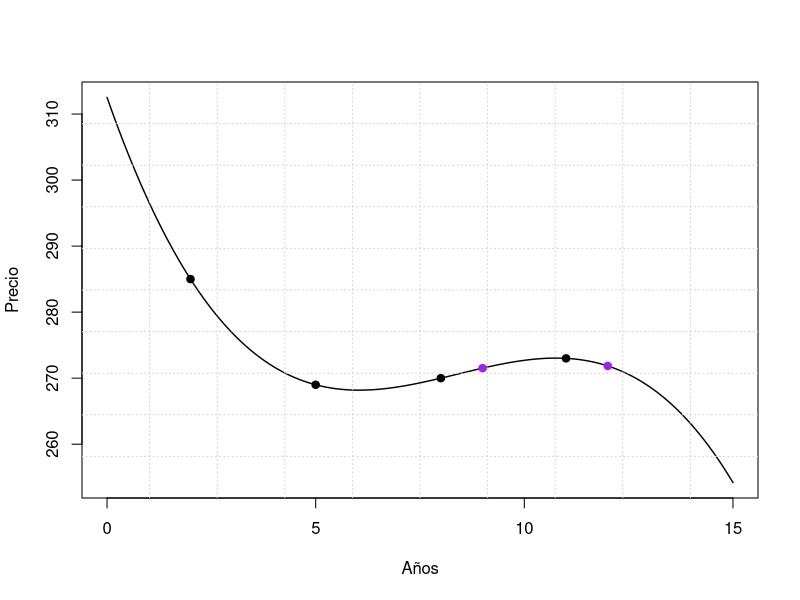
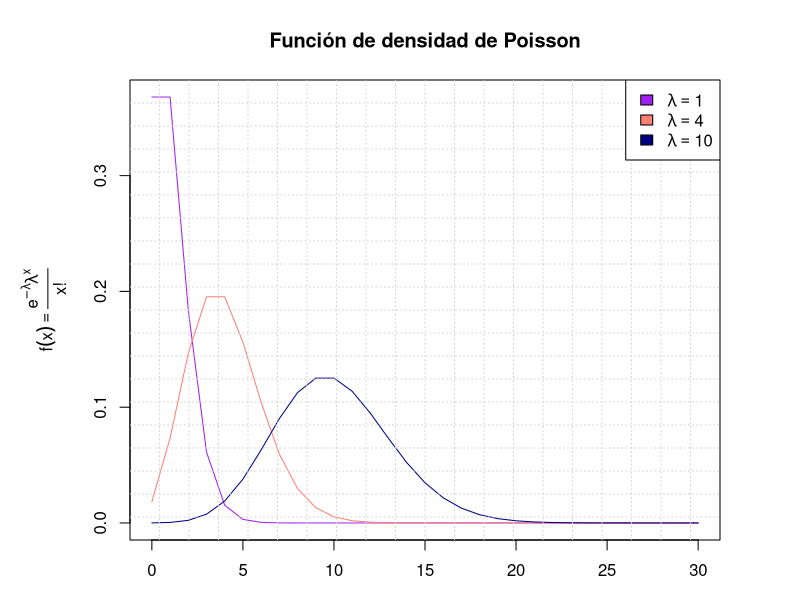

Write R code to recreate these figures, in order.
## ---- chunk 1
# Se crea el vector. 
 x <- c(1, 15, 7, 20, -10, -27, -21, 30, 1, 11)
# Los valores mayores a cero se reemplazan por cero. 
 x[x > 0] <- 0
 x
 
# Se crea nuevamente el vector
 x <- c(1, 15, 7, 20, -10, -27, -21, 30, 1, 11)
# Multiplicar los números pares por 5. 
 x[x %% 2 == 0] * 5
 
# Se crea nuevamente el vector
 x <- c(1, 15, 7, 20, -10, -27, -21, 30, 1, 11)
# Valores mayores a la media reemplazarlo por el valor menos la media. 
 x[x > mean(x)] # Estos son los valores mayores a la media.  
# Se procede con la asignación. 
 x[x > mean(x)] <- x[x > mean(x)] - mean(x)
 x 
## ---- chunk 2
x <- matrix(
  c(12, 21, 45, 12, 56, 10, 23, 3, 45, 6, 12, 
    13, 21, 31, 4, 2, 4, 1, 4, 1, 7, 5, 6, 8, 10),
  nrow = 5, byrow = TRUE
  )
x

# Columna 2 sea menor a 13.
x[x[, 2] < 13, ]

# Columna 1 mayor o igual a siete y columna 5 menor o igual a siete. 
x[x[, 1] >= 7 & x[, 5] <= 7, ]
## ---- chunk 3
# Matriz de coeficientes
 mat_coef <- matrix(
   c(1, 2, 4, 8, 1, 5, 25, 125, 1, 8, 64, 8 ^ 3, 1, 11, 11 ^ 2, 11 ^ 3),
   nrow = 4, byrow = TRUE
   )
 mat_coef
 coeficintes <- solve(mat_coef, c(285, 269, 270, 273))
 coeficintes
 
 a0 <- coeficintes[1]
 a1 <- coeficintes[2]
 a2 <- coeficintes[3]
 a3 <- coeficintes[4]
 
 # Gráfico: 
 dominio <- seq(0, 15, 0.1)
 y <- a3 * dominio ^ 3 + a2 * dominio ^ 2 + a1 * dominio ^ 1 + a0
 plot(dominio, y, type = "l", lwd = 1.4, xlab = "Años", ylab = "Precio")
 points(x = c(2, 5, 8, 11),  y = c(285, 269, 270, 273), pch = 19)
 grid(10, 10)
 
 pagar_9 <- a3 * 9 ^ 3 + a2 * 9 ^ 2 + a1 * 9 ^ 1 + a0
 pagar_12 <- a3 * 12 ^ 3 + a2 * 12 ^ 2 + a1 * 12 ^ 1 + a0 
 
 points(x = c(9, 12), y = c(pagar_9, pagar_12), pch = 19, col = "purple")
## ---- chunk 4
 x <- 0:30
 lambda_1 <- 1
 lambda_2 <- 4
 lambda_3 <- 10
 
 y1 <- exp(-lambda_1) * lambda_1 ^ x / factorial(x)
 y2 <- exp(-lambda_2) * lambda_2 ^ x / factorial(x)
 y3 <- exp(-lambda_3) * lambda_3 ^ x / factorial(x)
 
 par(mar = c(3, 6.5, 4, 4))
 plot(x, y1, type = "l", col = "purple", 
      ylab = expression(f(x) == frac(e^{-lambda} * lambda ^ x, "x!")),
      main = "Función de densidad de Poisson")
 lines(x, y2, col = "salmon")
 lines(x, y3, col = "navy")
 grid(20, 20)
 legend("topright", 
        legend = c(expression(lambda == 1), expression(lambda == 4), expression(lambda == 10)),
        fill = c("purple", "salmon", "navy")
        )
